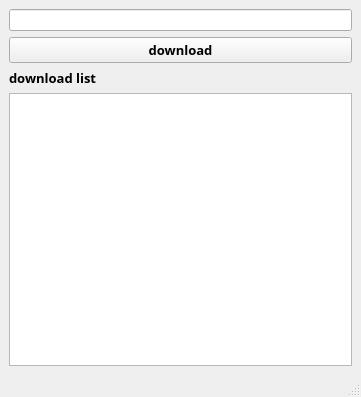
<?xml version="1.0" encoding="UTF-8"?>
<ui version="4.0">
 <class>MainWindow</class>
 <widget class="QMainWindow" name="MainWindow">
  <property name="geometry">
   <rect>
    <x>0</x>
    <y>0</y>
    <width>361</width>
    <height>397</height>
   </rect>
  </property>
  <property name="maximumSize">
   <size>
    <width>16777215</width>
    <height>16777215</height>
   </size>
  </property>
  <property name="windowTitle">
   <string>Python YouTube Video Downloader 影片下載器</string>
  </property>
  <widget class="QWidget" name="centralwidget">
   <layout class="QVBoxLayout" name="verticalLayout">
    <item>
     <widget class="QLineEdit" name="url"/>
    </item>
    <item>
     <widget class="QPushButton" name="download_button">
      <property name="font">
       <font>
        <family>微軟正黑體 Light</family>
        <pointsize>10</pointsize>
        <weight>75</weight>
        <bold>true</bold>
       </font>
      </property>
      <property name="text">
       <string>download</string>
      </property>
     </widget>
    </item>
    <item>
     <widget class="QLabel" name="download_list_label">
      <property name="font">
       <font>
        <family>微軟正黑體 Light</family>
        <pointsize>10</pointsize>
        <weight>75</weight>
        <bold>true</bold>
       </font>
      </property>
      <property name="text">
       <string>download list</string>
      </property>
     </widget>
    </item>
    <item>
     <widget class="QListView" name="download_list"/>
    </item>
   </layout>
  </widget>
  <widget class="QStatusBar" name="statusbar"/>
 </widget>
 <resources/>
 <connections/>
</ui>
